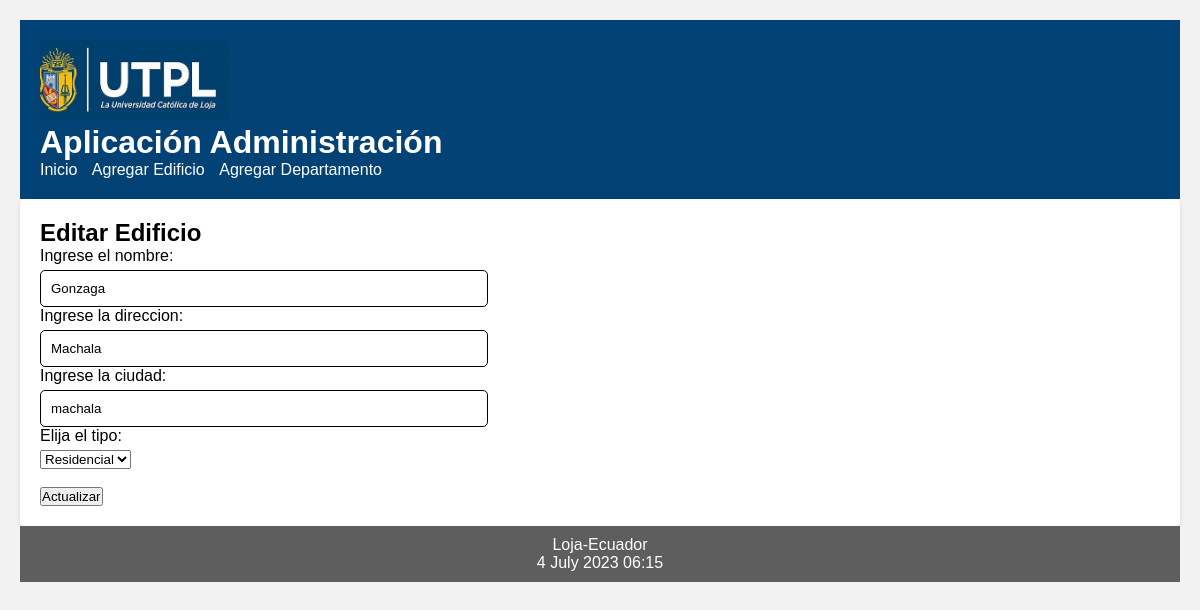
The app's page /editar_edificio/10 with its own data.
### vivienda/models.py (models this page shows, shortened)
class Edificio(models.Model):
    opciones_tipo_Edificio= (
        ('Residencial', 'Residencial'),
        ('Comercial', 'Comercial'),
    )
    nombre = models.CharField(max_length=30)
    direccion = models.CharField(max_length=30)
    ciudad = models.CharField(max_length=30)
    tipo = models.CharField(max_length=30, \
        choices = opciones_tipo_Edificio)

### vivienda/views.py (the view)
# urls.py: path('editar_edificio/<int:id>', views.editar_Edificio, name = 'editar_edificio'),
def editar_Edificio(request, id):
    edificio = Edificio.objects.get(pk=id)
    if request.method=='POST':
        formulario = EdificioForm(request.POST, instance=edificio)
        print(formulario.errors)
        if formulario.is_valid():
            formulario.save()
            return redirect(index)
    else:
        formulario = EdificioForm(instance=edificio)
    diccionario = {'formulario': formulario}
    return render(request, 'editarEdificio.html', diccionario)

### vivienda/forms.py (shortened to what this page needs)
class EdificioForm(ModelForm):
    class Meta:
        model = Edificio
        fields = ['nombre', 'direccion', 'ciudad', 'tipo']
        labels = {
            'nombre': _("Ingrese el nombre"),
            'direccion': _("Ingrese la direccion"),
            'ciudad': _("Ingrese la ciudad"),
            'tipo': _("Elija el tipo"),
        }

### vivienda/templates/editarEdificio.html (shortened to what this page needs)
{% extends "master.html" %}
{% block content %}
<h2>Editar Edificio</h3>
<form action="" method="post">
  {{formulario.as_p}}
  <br>
  <p><input type='submit' value='Actualizar'/></p>
</form>
{% endblock %}

### vivienda/static/css/estilos.css (style rules this page uses)
* { margin: 0; padding: 0; box-sizing: border-box; }
body { font-family: 'Arial', sans-serif; background-color: #F2F2F2; padding: 20px; }
input[type="text"], input[type="number"], input[type="email"] { width: 40%; padding: 10px; border-radius: 5px; border: 1px solid #000000; }
label { display: block; margin-bottom: 5px; }

### records on screen
Edificio: nombre "Gonzaga", direccion "Machala", ciudad "machala", tipo "Residencial"
